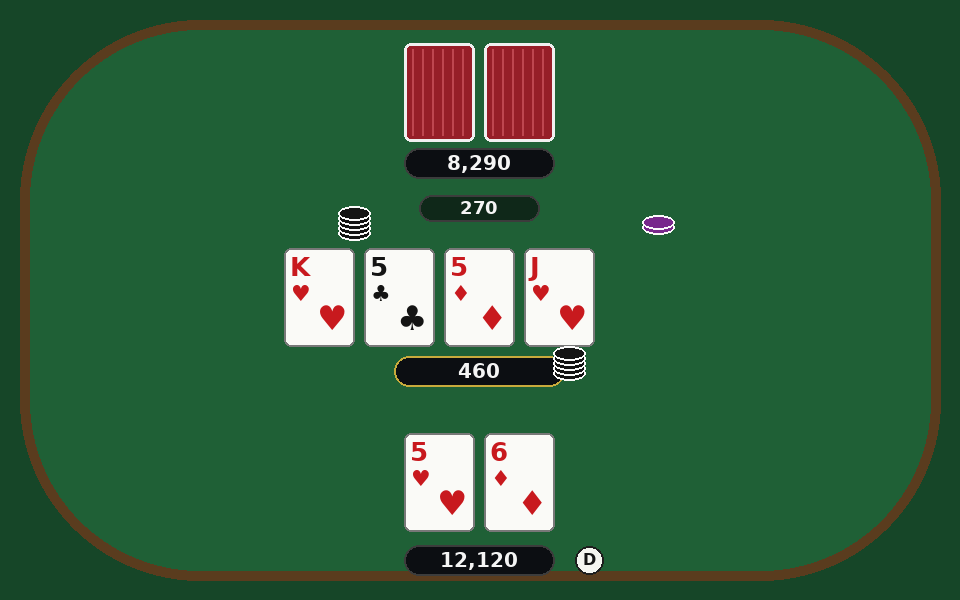
#> input picture poker-vision-agent/charts/examples/chip_overlap.png, 960 x 600 px; its folder holds only this picture in this run
$ python -i vision.py   (imports and definitions only)
#> lines starting #> are read from the running program, lines starting #| are printed output that depends on the picture; after the words box and inside, x2 and y2 are one past the last pixel; in counts of white or black regions, pixels touching at a corner belong together
#> further down, picture is the input picture: PIL image 960x600 RGB; mean R, G, B 51.1, 97.3, 63.2
### poker-vision-agent/src/table.py
"""Table state, layout and renderer.

The renderer draws a heads-up No-Limit Hold'em table to a PIL image, the way a
poker client window would look. The vision agent never gets the state object,
only the pixels this module produces (after the noise in noise.py).
"""
from __future__ import annotations

import os
from dataclasses import dataclass, field

from PIL import Image, ImageDraw, ImageFont

HERE = os.path.dirname(os.path.abspath(__file__))
FONT_DIR = os.path.join(HERE, "..", "assets", "fonts")

W, H = 960, 600                      # reference window size
CARD_W, CARD_H = 70, 98
RANKS = "23456789TJQKA"
SUITS = "shdc"
SUIT_GLYPH = {"s": "\u2660", "h": "\u2665", "d": "\u2666", "c": "\u2663"}
RANK_LABEL = {r: r for r in RANKS}
RANK_LABEL["T"] = "10"

# Fixed layout in reference pixels (top-left corners / centres).
HERO_CARDS = [(405, 430), (485, 430)]
VILL_CARDS = [(405, 40), (485, 40)]
BOARD = [(285 + i * 80, 245) for i in range(5)]
PLATES = {                            # name -> centre, width, height
    "villain_stack": ((480, 160), 150, 30),
    "villain_bet": ((480, 205), 120, 26),
    "pot": ((480, 368), 170, 30),
    "hero_bet": ((480, 403), 120, 26),
    "hero_stack": ((480, 557), 150, 30),
}
BUTTON = {"villain": (590, 160), "hero": (590, 557)}
BUTTON_R = 14
FELT = (31, 96, 54)
FELT_EDGE = (22, 70, 40)


@dataclass
class TableState:
    hero_cards: list[str]
    board: list[str]
    pot: int                 # collected pot, excluding this street's bets
    hero_stack: int
    villain_stack: int
    hero_bet: int
    villain_bet: int
    button: str              # "hero" or "villain"

    # [5 lines left out: function as_dict, not called in this run]


@dataclass
class Theme:
    name: str
    face: tuple
    border: tuple
    colors: dict              # suit -> rgb
    font: str
    back: tuple = (150, 30, 40)


THEMES = {
    "classic": Theme("classic", (250, 250, 247), (120, 120, 120),
                     {"s": (20, 20, 20), "c": (20, 20, 20), "h": (200, 25, 30), "d": (200, 25, 30)},
                     "DejaVuSans-Bold.ttf"),
    "four_color": Theme("four_color", (250, 250, 247), (120, 120, 120),
                        {"s": (20, 20, 20), "c": (20, 130, 40), "h": (200, 25, 30), "d": (30, 70, 200)},
                        "DejaVuSans-Bold.ttf"),
    "dark": Theme("dark", (45, 47, 55), (90, 90, 100),
                  {"s": (235, 235, 235), "c": (235, 235, 235), "h": (255, 110, 120), "d": (255, 110, 120)},
                  "DejaVuSerif-Bold.ttf", back=(30, 60, 120)),
}

_font_cache: dict = {}


def font(name: str, size: int):
    key = (name, size)
    if key not in _font_cache:
        _font_cache[key] = ImageFont.truetype(os.path.join(FONT_DIR, name), size)
    return _font_cache[key]


def fmt_chips(v: int) -> str:
    return f"{v:,}"


def draw_card(d: ImageDraw.ImageDraw, x: int, y: int, card: str, th: Theme):
    r, s = card[0], card[1]
    col = th.colors[s]
    d.rounded_rectangle([x, y, x + CARD_W, y + CARD_H], radius=7, fill=th.face, outline=th.border, width=2)
    d.text((x + 6, y + 3), RANK_LABEL[r], font=font(th.font, 26), fill=col)
    d.text((x + 7, y + 32), SUIT_GLYPH[s], font=font(th.font, 22), fill=col)
    d.text((x + 33, y + 50), SUIT_GLYPH[s], font=font(th.font, 34), fill=col)


def draw_back(d, x, y, th: Theme):
    d.rounded_rectangle([x, y, x + CARD_W, y + CARD_H], radius=7, fill=th.back, outline=(240, 240, 240), width=3)
    for k in range(8, CARD_W - 4, 10):
        d.line([x + k, y + 6, x + k, y + CARD_H - 6], fill=tuple(min(255, c + 40) for c in th.back), width=2)


def draw_plate(d, name: str, value: int, label: str | None = None):
    (cx, cy), w, h = PLATES[name]
    text = fmt_chips(value) if label is None else label
    is_bet = name.endswith("_bet")
    fill = (15, 40, 25) if is_bet else (12, 14, 18)
    d.rounded_rectangle([cx - w // 2, cy - h // 2, cx + w // 2, cy + h // 2], radius=h // 2, fill=fill,
                        outline=(200, 170, 60) if name == "pot" else (60, 60, 60), width=2)
    f = font("DejaVuSans-Bold.ttf", 20 if not is_bet else 18)
    tw = d.textlength(text, font=f)
    d.text((cx - tw / 2, cy - 12 if not is_bet else cy - 11), text, font=f, fill=(245, 245, 245))


def render(state: TableState, theme: str = "classic", offset=(0, 0)) -> Image.Image:
    th = THEMES[theme]
    img = Image.new("RGB", (W, H), FELT_EDGE)
    d = ImageDraw.Draw(img)
    d.rounded_rectangle([20, 20, W - 20, H - 20], radius=180, fill=FELT, outline=(90, 60, 30), width=10)
    ox, oy = offset

    def sh(p):
        return p[0] + ox, p[1] + oy

    for (x, y) in VILL_CARDS:
        draw_back(d, *sh((x, y)), th)
    for (x, y), c in zip(HERO_CARDS, state.hero_cards):
        draw_card(d, *sh((x, y)), c, th)
    for (x, y), c in zip(BOARD, state.board):
        draw_card(d, *sh((x, y)), c, th)
    # plates are drawn in shifted coordinates too
    global PLATES
    saved = PLATES
    PLATES = {k: ((v[0][0] + ox, v[0][1] + oy), v[1], v[2]) for k, v in saved.items()}
    try:
        draw_plate(d, "villain_stack", state.villain_stack)
        draw_plate(d, "hero_stack", state.hero_stack)
        draw_plate(d, "pot", state.pot)
        if state.villain_bet:
            draw_plate(d, "villain_bet", state.villain_bet)
        if state.hero_bet:
            draw_plate(d, "hero_bet", state.hero_bet)
    finally:
        PLATES = saved
    bx, by = sh(BUTTON[state.button])
    d.ellipse([bx - BUTTON_R, by - BUTTON_R, bx + BUTTON_R, by + BUTTON_R], fill=(245, 245, 240), outline=(30, 30, 30), width=2)
    f = font("DejaVuSans-Bold.ttf", 16)
    d.text((bx - 6, by - 10), "D", font=f, fill=(20, 20, 20))
    return img

### poker-vision-agent/src/vision.py
"""Perception: screenshot pixels -> TableState, with no access to the engine.

Classic screen-scraping: a hand-calibrated layout (where the client draws
things), template matching for card ranks/suits, a tiny connected-component
digit reader for stacks/pot/bets, and a brightness test for the dealer button.
Templates are built ONCE from clean renders of the classic theme, the way you
would calibrate against the client you developed on.

Two modes:
  naive    - grayscale template matching as calibrated.
  hardened - polarity normalisation + Otsu binarisation before matching, so a
             skin change (dark cards) does not flip the correlation sign.
Decision-level guardrails (re-reads, validation, fallback) live in agent.py.
"""
from __future__ import annotations

import cv2
# [1 line not run here, left out]
import numpy as np
from PIL import Image

import table as T
from table import TableState, render, CARD_W, CARD_H, RANKS, SUITS

RANK_BOX = (2, 1, 46, 33)      # x0,y0,x1,y1 relative to card top-left
SUIT_BOX = (3, 31, 30, 58)
MARGIN = 6                      # search slack for window offset


def _gray(img):
    return cv2.cvtColor(np.asarray(img), cv2.COLOR_RGB2GRAY)


def _norm(g):
    """Polarity-normalise + binarise: ink becomes 255 on 0 background."""
    g = g.astype(np.uint8)
    if np.median(g) < 128:             # mostly dark card face -> ink is bright already
        inv = g
    else:
        inv = 255 - g
    _, b = cv2.threshold(inv, 0, 255, cv2.THRESH_BINARY + cv2.THRESH_OTSU)
    return b


def _ink_bbox(g, face_val):
    mask = np.abs(g.astype(int) - face_val) > 60
    ys, xs = np.where(mask)
    return xs.min(), ys.min(), xs.max() + 1, ys.max() + 1


class Vision:
    def __init__(self, mode: str = "naive"):
        assert mode in ("naive", "hardened")
        self.mode = mode
        self._build_templates()

    # ---------- calibration ----------
    def _build_templates(self):
        self.rank_t, self.suit_t = {}, {}
        base = dict(board=[], pot=0, hero_stack=1, villain_stack=1, hero_bet=0, villain_bet=0, button="hero")
        for r in RANKS:
            g = _gray(render(TableState(hero_cards=[r + "s", r + "h"], **base)))
            x, y = T.HERO_CARDS[0]
            crop = g[y + RANK_BOX[1]: y + RANK_BOX[3], x + RANK_BOX[0]: x + RANK_BOX[2]]
            x0, y0, x1, y1 = _ink_bbox(crop, 250)
            self.rank_t[r] = crop[max(0, y0 - 1): y1 + 1, max(0, x0 - 1): x1 + 1]
#> this loop made 13 passes
#> y1 on passes 1 to 12: 27, 27, 27, 27, 27, 27, 27, 27, 27, 32, 30, 27
#> pass 1, in _ink_bbox, `mask = np.abs(g.astype(int) - face_val) > 60`:
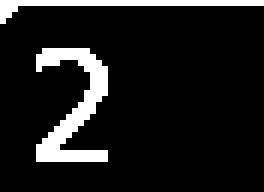
#> mask: shape (32, 44) bool (shown 6 times larger); 10.8% white in thin lines or dots, all inside (x1, y1, x2, y2) = (0, 0, 44, 27)
#> after the loop:
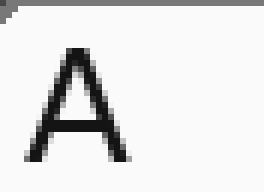
#> crop: shape (32, 44) (shown 6 times larger); min 20, max 250, mean 227.6
#> after the loop, self.rank_t = 13 items
        for s in SUITS:
            g = _gray(render(TableState(hero_cards=["A" + s, "K" + s], **base)))
            x, y = T.HERO_CARDS[0]
            crop = g[y + SUIT_BOX[1]: y + SUIT_BOX[3], x + SUIT_BOX[0]: x + SUIT_BOX[2]]
            x0, y0, x1, y1 = _ink_bbox(crop, 250)
            self.suit_t[s] = crop[max(0, y0 - 1): y1 + 1, max(0, x0 - 1): x1 + 1]
#> this loop made 4 passes
#> (x0, x1) on passes 1 to 4: (7, 20), (6, 22), (8, 20), (6, 21)
#> pass 1, in _ink_bbox (call 14), `mask = np.abs(g.astype(int) - face_val) > 60`:
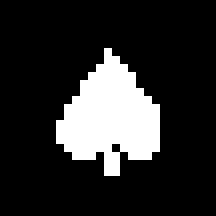
#> mask: shape (27, 27) bool (shown 8 times larger); 17% white; 1 white region, box (x1, y1, x2, y2) and area: (7, 6, 20, 22) 124
#> after the loop:
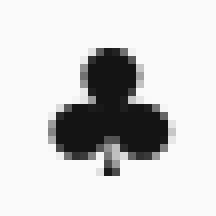
#> crop: shape (27, 27) (shown 8 times larger); min 20, max 250, mean 209.2
#> after the loop, self.suit_t = 4 items
        # digits: render each digit in the stack plate and the bet plate font
        self.digit_t = {}
        for kind, name in (("big", "hero_stack"), ("small", "hero_bet")):
            ts = {}
            for dgt in "0123456789":
                st = TableState(hero_cards=["As", "Kd"], **{**base, "hero_stack": 1, "hero_bet": 1})
                img = render(st)
                # overwrite the plate with the digit (render() uses fmt_chips)
                from PIL import ImageDraw
                d = ImageDraw.Draw(img)
                T.draw_plate(d, name, 0, label=dgt)
                comps = self._components(_gray(img), name)
                ts[dgt] = self._digit_vec(comps[0][1])
            self.digit_t[kind] = ts
#> this loop made 2 passes
        self.digit_w = {"big": 13, "small": 12}

    # ---------- primitives ----------
    def _prep(self, g):
        return _norm(g) if self.mode == "hardened" else g

    def _match(self, region, templates):
        region = self._prep(region)
        best, second, label = -2.0, -2.0, None
        for k, t in templates.items():
            tt = self._prep(t)
            if tt.shape[0] > region.shape[0] or tt.shape[1] > region.shape[1]:
                continue
            sc = float(cv2.matchTemplate(region, tt, cv2.TM_CCOEFF_NORMED).max())
            if sc > best:
                best, second, label = sc, best, k
            elif sc > second:
                second = sc
        return label, best, best - second

    def read_card(self, g, x, y):
        m = MARGIN
        rr = g[y + RANK_BOX[1] - m: y + RANK_BOX[3] + m, x + RANK_BOX[0] - m: x + RANK_BOX[2] + m]
        sr = g[y + SUIT_BOX[1] - m: y + SUIT_BOX[3] + m, x + SUIT_BOX[0] - m: x + SUIT_BOX[2] + m]
        r, rs, rmarg = self._match(rr, self.rank_t)
        s, ss, smarg = self._match(sr, self.suit_t)
        return r + s, min(rs, ss)

    @staticmethod
    def card_present(rgb, x, y):
        patch = rgb[y + 25: y + CARD_H - 25, x + 15: x + CARD_W - 15].reshape(-1, 3).astype(int)
        hsv = cv2.cvtColor(patch.reshape(1, -1, 3).astype(np.uint8), cv2.COLOR_RGB2HSV).reshape(-1, 3)
        # felt is strongly saturated green; card faces (light or dark) are not
        green_felt = (np.abs(hsv[:, 0].astype(int) - 70) < 15) & (hsv[:, 1] > 90)
        return green_felt.mean() < 0.5

    def _components(self, g, name, hardened=False):
        (cx, cy), w, h = T.PLATES[name]
        x0, y0 = cx - w // 2 + 8, cy - h // 2 + 3
        crop = g[y0: cy + h // 2 - 3, x0: cx + w // 2 - 8]
        if hardened:
            _, b = cv2.threshold(crop, 0, 255, cv2.THRESH_BINARY + cv2.THRESH_OTSU)
        else:
            _, b = cv2.threshold(crop, 150, 255, cv2.THRESH_BINARY)
        n, lab, stats, _ = cv2.connectedComponentsWithStats(b, 8)
        out = []
        if hardened:
            # keep glyph-height components only, then cut every glyph to the
            # shared digit band so a comma fused by blur does not distort it
            exp_h = 13 if name.endswith("_bet") else 15
            cand = [i for i in range(1, n) if stats[i][3] >= 0.7 * exp_h and stats[i][4] >= 15
                    and stats[i][2] <= 5 * exp_h]
            if not cand:
                return out
            top = int(np.median([stats[i][1] for i in cand]))
            for i in cand:
                x, y, ww, hh, area = stats[i]
                m = (lab[top: top + exp_h, x: x + ww] == i).astype(np.uint8) * 255
                if m.sum() > 0:
                    out.append((x, m))
        else:
            for i in range(1, n):
                x, y, ww, hh, area = stats[i]
                if hh >= 9 and area >= 12:        # drop commas/specks
                    out.append((x, (lab[y: y + hh, x: x + ww] == i).astype(np.uint8) * 255))
        out.sort(key=lambda t: t[0])
        return out

    @staticmethod
    def _digit_vec(m):
        v = cv2.resize(m, (10, 16), interpolation=cv2.INTER_AREA).astype(np.float32).ravel()
        v -= v.mean()
        n = np.linalg.norm(v)
        return v / n if n else v

    def read_number(self, g, name):
        kind = "small" if name.endswith("_bet") else "big"
        comps = self._components(g, name, hardened=self.mode == "hardened")
        if not comps:
            return 0, 0.0
        digits, conf = [], 1.0
        dw = self.digit_w[kind]
        for _, m in comps:
            pieces = [m]
            if m.shape[1] > 1.6 * dw:                       # merged glyphs (blur/scale)
                k = int(round(m.shape[1] / dw))
                pieces = np.array_split(m, k, axis=1)
            for p in pieces:
                v = self._digit_vec(p)
                scores = {d: float(v @ t) for d, t in self.digit_t[kind].items()}
                d = max(scores, key=scores.get)
                digits.append(d)
                conf = min(conf, scores[d])
        try:
            return int("".join(digits)), conf
        except ValueError:
            return 0, 0.0

    @staticmethod
    def plate_present(rgb, name):
        (cx, cy), w, h = T.PLATES[name]
        patch = rgb[cy - h // 2 + 4: cy + h // 2 - 4, cx - w // 2 + 6: cx + w // 2 - 6].astype(int)
        return np.median(patch[..., 1]) < 75   # dark plate vs green felt (median: long numbers are mostly white)

    @staticmethod
    def read_button(rgb):
        sc = {}
        for who, (bx, by) in T.BUTTON.items():
            p = rgb[by - 9: by + 10, bx - 9: bx + 10].astype(int)
            sc[who] = p.mean()
        who = max(sc, key=sc.get)
        return who, (sc[who] - min(sc.values())) / 255.0

    # ---------- full read ----------
    def perceive(self, img: Image.Image):
        if img.size != (T.W, T.H):
            img = img.resize((T.W, T.H), Image.BILINEAR)   # agent knows the window size
        rgb = np.asarray(img)
        g = _gray(img)
#> in _gray (call 38), `return cv2.cvtColor(np.asarray(img), cv2.COLOR_RGB2GRAY)`:
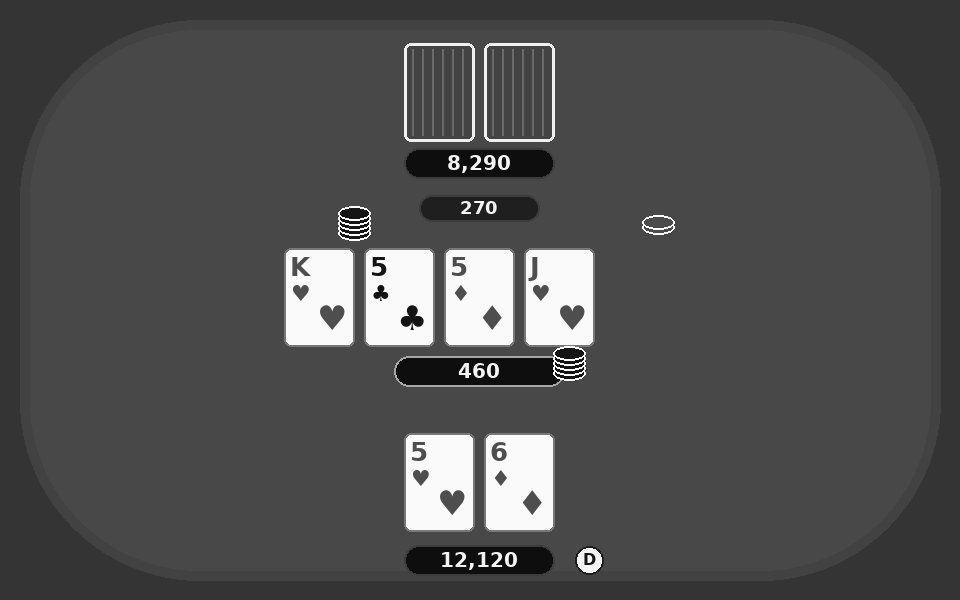
#> returned value: shape (600, 960); min 14, max 250, mean 79.8
        conf = {}
        hero = []
        for i, (x, y) in enumerate(T.HERO_CARDS):
            c, s = self.read_card(g, x, y)
            hero.append(c)
            conf[f"hero{i}"] = s
#> this loop made 2 passes
#> (r in read_card, rs in read_card, rmarg in read_card, s, ss in read_card, smarg in read_card, c) on passes 1 to 2: ('5', 0.832, 0.0952, 0.832, 1, 0.39, '5h'), ('6', 0.852, 0.0743, 0.852, 1, 0.173, '6d')
#> after the loop, conf = {'hero0': 0.832, 'hero1': 0.852}; hero = ['5h', '6d']
        board = []
        for i, (x, y) in enumerate(T.BOARD):
            if not self.card_present(rgb, x, y):
                break
            c, s = self.read_card(g, x, y)
            board.append(c)
            conf[f"board{i}"] = s
#> this loop made 5 passes
#> (r in read_card, rs in read_card, rmarg in read_card, s, smarg in read_card, c) on passes 1 to 4: ('K', 0.81, 0.186, 0.81, 0.39, 'Kh'), ('5', 0.821, 0.096, 0.821, 0.172, '5c'), ('5', 0.832, 0.0952, 0.832, 0.173, '5d'), ('J', 0.83, 0.229, 0.83, 0.39, 'Jh')
#> after the loop, board = ['Kh', '5c', '5d', 'Jh']; conf = {'hero0': 0.832, 'hero1': 0.852, 'board0': 0.81, 'board1': 0.821, 'board2': 0.832, 'board3': 0.83}
        nums = {}
        for name in ("pot", "hero_stack", "villain_stack"):
            nums[name], conf[name] = self.read_number(g, name)
#> this loop made 3 passes
#> pass 1, in _components (call 21), `n, lab, stats, _ = cv2.connectedComponentsWithStats(b, 8)`:
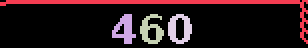
#> lab: shape (24, 154) int32 (shown 2 times larger); 5 distinct labels, from 0 to 4; one colour per label, 0 black
#> after the loop, conf = 9 items; nums = {'pot': 777777777777460, 'hero_stack': 12120, 'villain_stack': 8290}
        for name in ("hero_bet", "villain_bet"):
            if self.plate_present(rgb, name):
                nums[name], conf[name] = self.read_number(g, name)
            else:
                nums[name] = 0
#> this loop made 2 passes
#> (kind in read_number, dw in read_number) on pass 2: ('small', 12)
#> pass 2, in _components (call 24), `n, lab, stats, _ = cv2.connectedComponentsWithStats(b, 8)`:
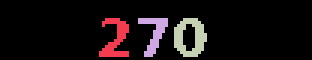
#> lab: shape (20, 104) int32 (shown 3 times larger); 4 distinct labels, from 0 to 3; one colour per label, 0 black
#> after the loop, conf = 10 items; nums = {'pot': 777777777777460, 'hero_stack': 12120, 'villain_stack': 8290, 'hero_bet': 0, 'villain_bet': 270}
        button, conf["button"] = self.read_button(rgb)
#> after the loop in read_button, `for who, (bx, by) in T.BUTTON.items():`: sc = {'villain': 60.33, 'hero': 177.3}
#> in read_button, `who = max(sc, key=sc.get)`: who = 'hero'
#> button = 'hero'
        st = TableState(hero_cards=hero, board=board, button=button, **nums)
        return st, conf

>>> from PIL import Image
>>> picture = Image.open('../charts/examples/chip_overlap.png')
>>> result = Vision().perceive(picture)
